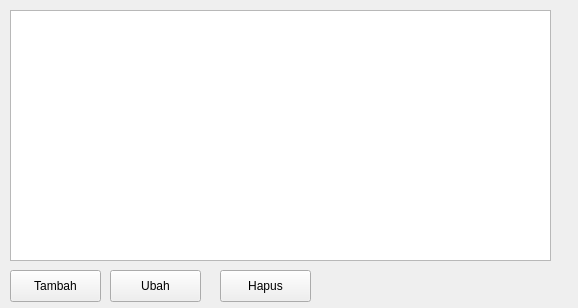
<?xml version="1.0" encoding="UTF-8"?>
<ui version="4.0">
 <class>Form</class>
 <widget class="QWidget" name="Form">
  <property name="geometry">
   <rect>
    <x>0</x>
    <y>0</y>
    <width>578</width>
    <height>308</height>
   </rect>
  </property>
  <property name="windowTitle">
   <string>Form Data Barang</string>
  </property>
  <widget class="QPushButton" name="btnAdd">
   <property name="geometry">
    <rect>
     <x>10</x>
     <y>270</y>
     <width>91</width>
     <height>32</height>
    </rect>
   </property>
   <property name="text">
    <string>Tambah</string>
   </property>
  </widget>
  <widget class="QPushButton" name="btnEdit">
   <property name="geometry">
    <rect>
     <x>110</x>
     <y>270</y>
     <width>91</width>
     <height>32</height>
    </rect>
   </property>
   <property name="text">
    <string>Ubah</string>
   </property>
  </widget>
  <widget class="QPushButton" name="btnDelete">
   <property name="geometry">
    <rect>
     <x>220</x>
     <y>270</y>
     <width>91</width>
     <height>32</height>
    </rect>
   </property>
   <property name="text">
    <string>Hapus</string>
   </property>
  </widget>
  <widget class="QTableWidget" name="table">
   <property name="geometry">
    <rect>
     <x>10</x>
     <y>10</y>
     <width>541</width>
     <height>251</height>
    </rect>
   </property>
  </widget>
 </widget>
 <resources/>
 <connections/>
</ui>
